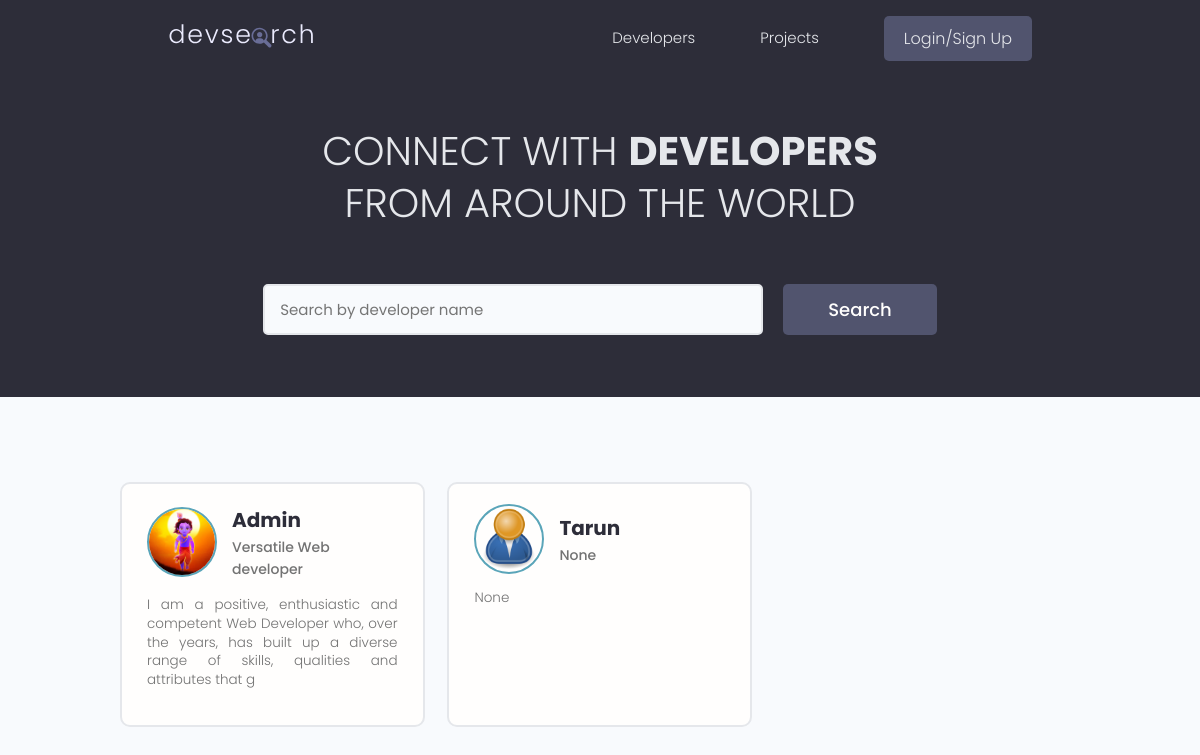
The app's page /, older data.
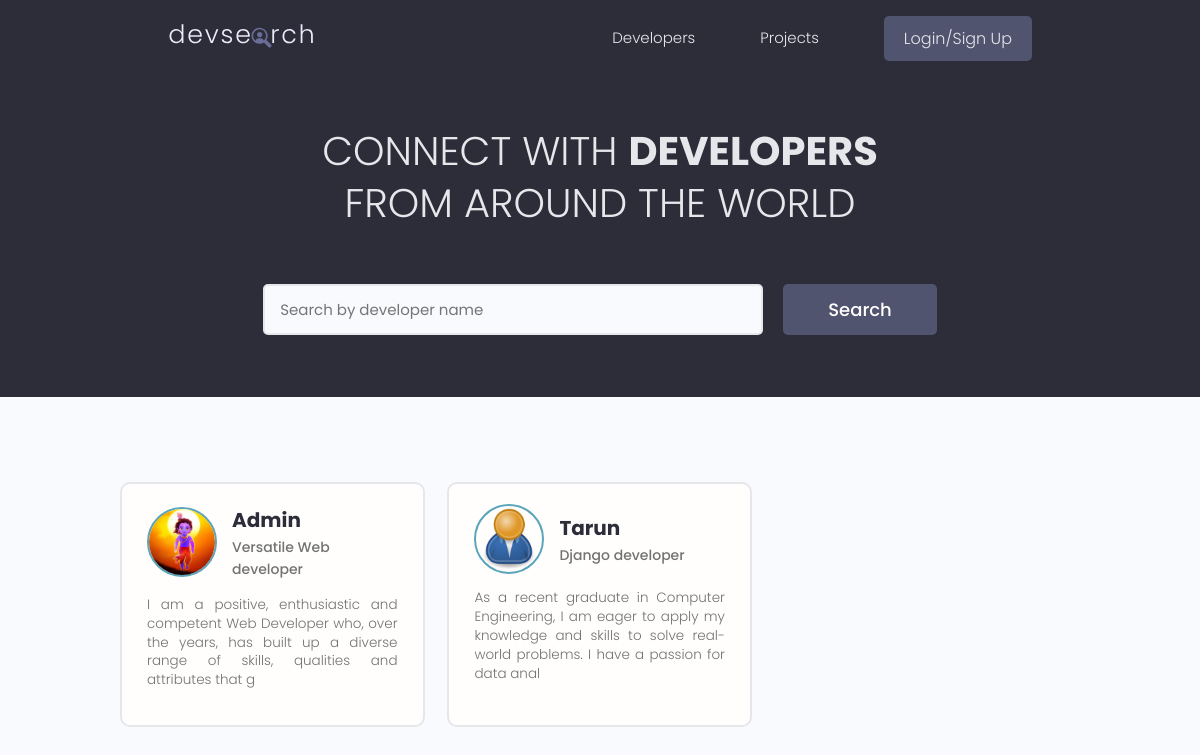
The same page, newer data.
### users/models.py (models this page shows, shortened)
class Profile(models.Model):
    user = models.OneToOneField(
        User, on_delete=models.CASCADE, null=True, blank=True)
    name = models.CharField(max_length=200, blank=True, null=True)
    email = models.EmailField(max_length=500, blank=True, null=True)
    username = models.CharField(max_length=200, blank=True, null=True)
    location = models.CharField(max_length=200, blank=True, null=True)
    short_intro = models.CharField(max_length=200, blank=True, null=True)
    bio = models.TextField(blank=True, null=True)
    profile_image = models.ImageField(
        null=True, blank=True, upload_to='profiles/', default="profiles/user-default.png")
    social_github = models.CharField(max_length=200, blank=True, null=True)
    social_twitter = models.CharField(max_length=200, blank=True, null=True)
    social_linkedin = models.CharField(max_length=200, blank=True, null=True)
    social_youtube = models.CharField(max_length=200, blank=True, null=True)
    social_website = models.CharField(max_length=200, blank=True, null=True)
    created = models.DateTimeField(auto_now_add=True)
    id = models.UUIDField(default=uuid.uuid4, unique=True,
                          primary_key=True, editable=False)
    class Meta:
        ordering = ['created']
    @property
    def imageURL(self):
        try:
            url = self.profile_image.url
        except:
            url = ''
        return url

### users/views.py (the view)
# urls.py: path('', views.profiles, name="profiles"),
def profiles(request):
    profiles, search_query = searchProfiles(request)
    custom_range, profiles = paginateProfiles(request, profiles, 3)
    context = {'profiles': profiles, 'search_query': search_query,
               'custom_range': custom_range}
    return render(request, 'users/profiles.html', context)

### users/utils.py (called while the page is built)
def paginateProfiles(request, profiles, results):
    page = request.GET.get('page')
    paginator = Paginator(profiles, results)
    try:
        profiles = paginator.page(page)
    except PageNotAnInteger:
        page = 1
        profiles = paginator.page(page)
    except EmptyPage:
        page = paginator.num_pages
        profiles = paginator.page(page)
    leftIndex = (int(page) - 4)
    if leftIndex < 1:
        leftIndex = 1
    rightIndex = (int(page) + 5)
    if rightIndex > paginator.num_pages:
        rightIndex = paginator.num_pages + 1
    custom_range = range(leftIndex, rightIndex)
    return custom_range, profiles

def searchProfiles(request):
    search_query = ''
    if request.GET.get('search_query'):
        search_query = request.GET.get('search_query')
    skills = Skill.objects.filter(name__icontains=search_query)
    profiles = Profile.objects.distinct().filter(
        Q(name__icontains=search_query) |
        Q(short_intro__icontains=search_query) |
        Q(skill__in=skills)
    )
    return profiles, search_query

### users/templates/users/profiles.html (shortened to what this page needs)
{% extends 'main.html' %}
{% block content %}
<main class="home">
    <section class="hero-section text-center">
        <div class="container container--narrow">
            <div class="hero-section__box">
                <h2>CONNECT WITH <span>DEVELOPERS</span></h2>
                <h2>FROM AROUND THE WORLD</h2>
            </div>
            <div class="hero-section__search">
                <form id="searchForm" class="form" action="{% url 'profiles' %}" method="get">
                    <div class="form__field">
                        <input class="input input--text" id="formInput#search" type="text" name="search_query"
                            value="{{search_query}}" placeholder="Search by developer name" />
                    </div>
                    <input class="btn btn--sub btn--lg" type="submit" value="Search" />
                </form>
            </div>
        </div>
    </section>
    <section class="devlist">
        <div class="container">
            <div class="grid grid--three">
                {% for profile in profiles %}
                <div class="column card">
                    <div class="dev">
                        <a href="{% url 'user-profile' profile.id %}" class="card__body">
                            <div class="dev__profile">
                                <img class="avatar avatar--md" src="{{ profile.imageURL }}" alt="image" />
                                <div class="dev__meta">
                                    <h3>{{profile.name}}</h3>
                                    <h5>{{profile.short_intro|slice:"60"}}</h5>
                                </div>
                            </div>
                            <p class="dev__info">{{profile.bio|slice:"150"}}</p>
                        </a>
                    </div>
                </div>
                {% endfor %}
            </div>
        </div>
    </section>
</main>
{% endblock content %}

Row changes from the older to the newer data that the page shows:
changed Profile "Tarun": short_intro "None" → "Django developer"; bio "None" → "As a recent graduate in Computer Engineering, I am eager to apply my knowledge and skills to solve real-world problems. I have a passion for data anal"
